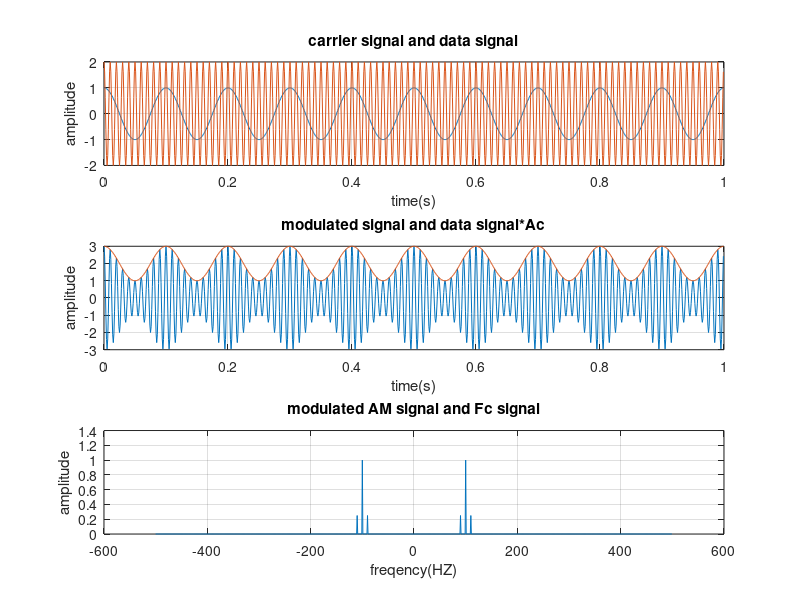
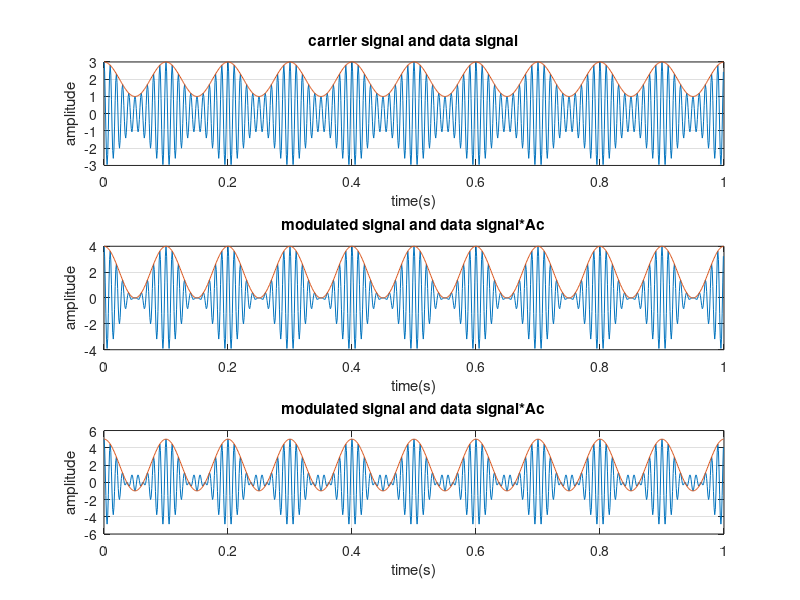

Recreate these plots in MATLAB, in order.
clc;
clear all;
close all;


fs=1000;
dt=1/fs;
t=0: dt: 1-dt;
fm=10;
fc=100;
Am= 1;
Ac=2;
m=0.5;
m2=1;
m3=1.5;

c= Ac*cos(2*pi*fc*t);
x= Am*cos(2*pi*fm*t);
x1= 1+m*x;
Y_AM= x1.*c;

x2= 1+m2*x;
Y_AM2= x2.*c;

x3= 1+m3*x;
Y_AM3= x3.*c;



subplot(3,1,1)
plot(t, x);
grid on
hold on
plot(t, c);
xlabel('time(s)')
ylabel('amplitude')
title('carrier signal and data signal')

subplot(3,1,2);
plot(t, Y_AM);
grid on
hold on
plot(t, x1*Ac);
xlabel('time(s)')
ylabel('amplitude')
title('modulated signal and data signal*Ac')
grid on


f= -fs/2:1:fs/2-1;
Y1= fftshift(fft(Y_AM))/fs;
C= fftshift(fft(c)/fs);
subplot(3,1,3);
plot(f, abs(Y1));
xlabel('freqency(HZ)')
ylabel('amplitude')
title('modulated AM signal and Fc signal')
grid on
hold on

figure
subplot(3,1,1)
plot(t, Y_AM);
grid on
hold on
plot(t, x1*Ac);

xlabel('time(s)')
ylabel('amplitude')
title('carrier signal and data signal')

subplot(3,1,2);
plot(t, Y_AM2);
grid on
hold on
plot(t, x2*Ac);
xlabel('time(s)')
ylabel('amplitude')
title('modulated signal and data signal*Ac')


subplot(3,1,3);
plot(t, Y_AM3);
grid on
hold on
plot(t, x3*Ac);
xlabel('time(s)')
ylabel('amplitude')
title('modulated signal and data signal*Ac')
grid on


